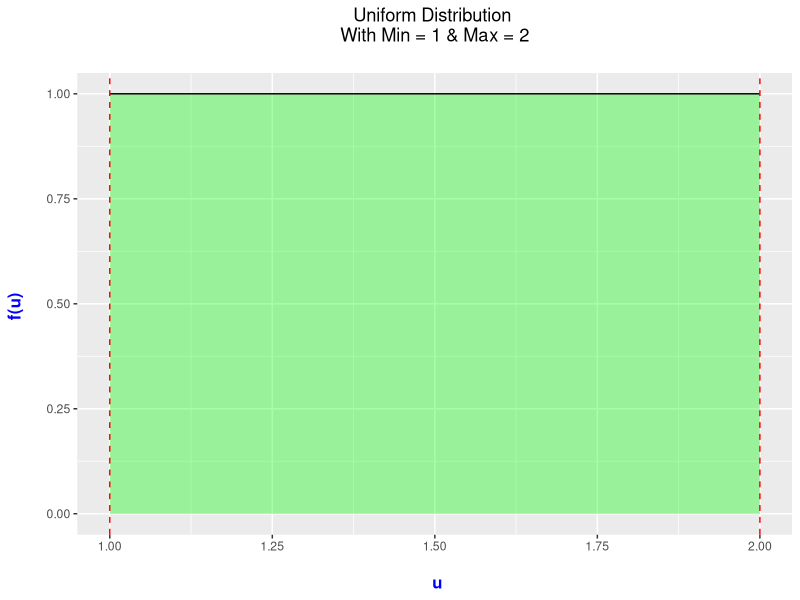
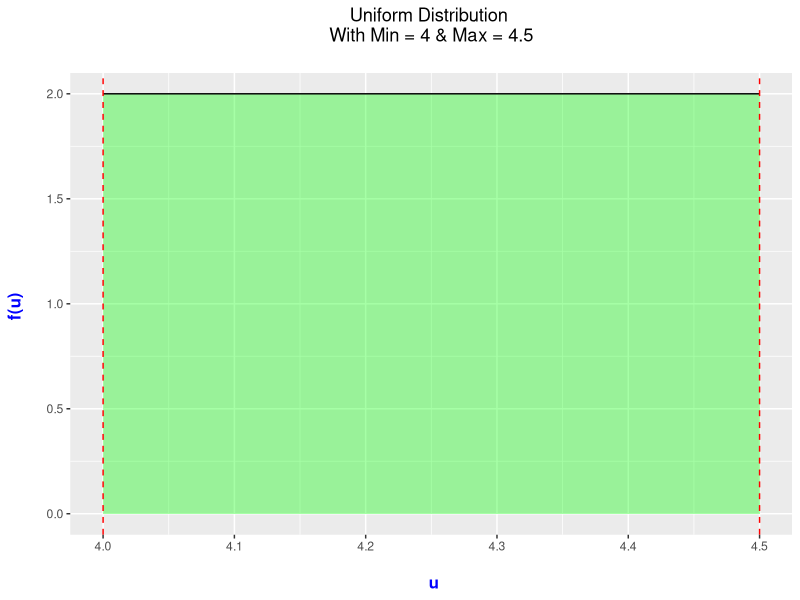
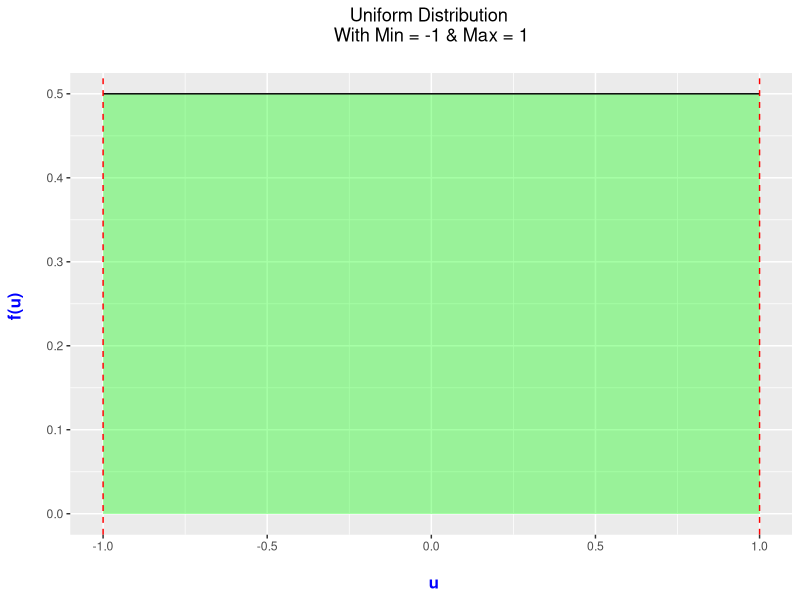
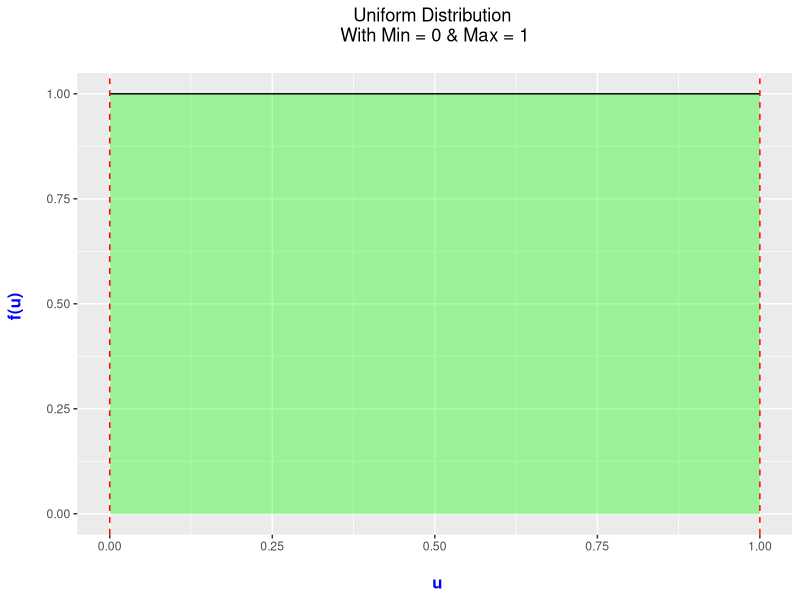

Write the R code that produced these figures, in order.
## ---- chunk 1
# Plotting Uniform Distributions In R With ggplot2

# Using the ggplot package to plot various probability distributions.

# install.packages("ggplot2")

library(ggplot2)

## Uniform Distribution - Unif(a, b) or Unif(min, max):

uniform_Plot <- function(a, b){
  xvals <- data.frame(x = c(a, b)) #Range for x-values
  
  ggplot(data.frame(x = xvals), aes(x = x)) + xlim(c(a, b)) + ylim(0, 1/(b - a)) +
    stat_function(fun = dunif, args = list(min = a, max = b), geom = "area", 
                  fill = "green", alpha = 0.35) + 
    stat_function(fun = dunif, args = list(min = a, max = b)) +
    labs(x = "\n u", y = "f(u) \n", 
         title = paste0("Uniform Distribution \n With Min = ", a, " & Max = ", b, " \n")) +
    theme(plot.title = element_text(hjust = 0.5),
          axis.title.x = element_text(face="bold", colour="blue", size = 12),
          axis.title.y = element_text(face="bold", colour="blue", size = 12)) +
    geom_vline(xintercept = a, linetype = "dashed", colour = "red") +
    geom_vline(xintercept = b, linetype = "dashed", colour = "red")
  
}
## ---- chunk 2
## Test Cases:

# Plot uniform distribution with min = 1, max = 2

uniform_Plot(a = 1, b = 2)

# Plot uniform distribution with min = 4, max = 4.5:

uniform_Plot(a = 4, b = 4.5)

# Plot uniform distribution with min = -1, max = 1:

uniform_Plot(a = -1, b = 1)

### Standard Uniform Distribution Where it's a uniform dist. with a = 0, b = 1:

uniform_Plot(a = 0, b = 1)
